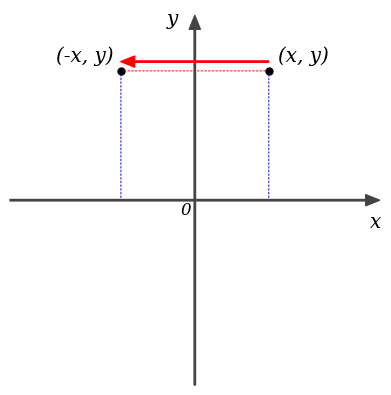

The Python source for this figure:
import numpy as np
from matplotlib import pyplot

ax = 0

def init_graph():
    global ax

    size = 10
    col = '#444444'
    
    fig = pyplot.figure()
    ax = fig.add_subplot(111)
    ax.set_aspect('equal') # アスペクト比イコール
    
    point_x = {'start': [-size, 0], 'end': [size, 0]}
    point_y = {'start': [0, -size], 'end': [0, size]}

    ax.annotate('', xy=point_x['end'], xytext=point_x['start'],  # X軸
                arrowprops=dict(shrink=0, width=1, headwidth=8, 
                                headlength=10, connectionstyle='arc3',
                                facecolor=col, edgecolor=col)
               )
    ax.annotate('', xy=point_y['end'], xytext=point_y['start'],  # Y軸
                arrowprops=dict(shrink=0, width=1, headwidth=8, 
                                headlength=10, connectionstyle='arc3',
                                facecolor=col, edgecolor=col)
               )


    # グラフの範囲
    ax.set_xlim([-size, size])
    ax.set_ylim([-size, size])

    ax.axis("off") # 外枠の軸を消す
    ax.text(-0.8, -0.8, "0", fontstyle='oblique', fontname='serif', fontsize="large") # 原点０の表示
    ax.text(size * 0.95, -1.5, "x", fontstyle='oblique', fontname='serif', fontsize="x-large") # xの表示
    ax.text(-1.5, size * 0.95, "y", fontstyle='oblique', fontname='serif', fontsize="x-large") # yの表示
    


def draw_vec(x, y, col):
    global ax
    point = {'start': [0, 0], 'end': [x, y]}
    ax.annotate('', xy=point['end'], xytext=point['start'],
                arrowprops=dict(shrink=0, width=1, headwidth=8, 
                                headlength=10, connectionstyle='arc3',
                                facecolor=col, edgecolor=col))

def draw_vec2(x0, y0, x1, y1, col):
    global ax
    point = {'start': [x0, y0], 'end': [x1, y1]}
    ax.annotate('', xy=point['end'], xytext=point['start'],
                arrowprops=dict(shrink=0, width=1, headwidth=8, 
                                headlength=10, connectionstyle='arc3',
                                facecolor=col, edgecolor=col))

def draw_line(x0, y0, x1, y1, col):
    global ax
    point = {'start': [x0, y0], 'end': [x1, y1]}
    ax.annotate('', xy=point['end'], xytext=point['start'],
            arrowprops=dict(arrowstyle='-', 
                            connectionstyle='arc3', 
                            facecolor=col, edgecolor=col))

def draw_dline(x0, y0, x1, y1, col):
    global ax
    point = {'start': [x0, y0], 'end': [x1, y1]}
    ax.annotate('', xy=point['end'], xytext=point['start'],
            arrowprops=dict(arrowstyle='-', 
                            connectionstyle='arc3', 
                            linestyle='dotted',
                            alpha=0.7,
                            facecolor=col, edgecolor=col))

def draw_text(x, y, s):
    global ax
    ax.text(x, y, s, fontstyle='oblique', fontname='serif', fontsize="x-large") 

def draw_dot(x, y):
    pyplot.plot(x,y,'black',marker='.', markersize=10)


init_graph()
draw_dline(0, 7, 4, 7, 'red')
draw_dline(0, 7, -4, 7, 'red')

draw_dline(4, 0, 4, 7, 'blue')
draw_dline(-4, 0, -4, 7, 'blue')

draw_vec2(4, 7.5, -4, 7.5, 'red')

draw_dot(4, 7)
draw_dot(-4, 7)

draw_text(4.5, 7.5, '(x, y)')
draw_text(-7.5, 7.5, "(-x, y)")

pyplot.show()
